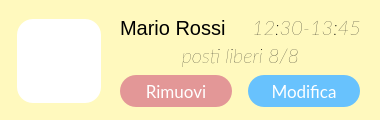
  <widget class="QWidget" name="widget_2" native="true">
   <property name="geometry">
    <rect>
     <x>50</x>
     <y>480</y>
     <width>380</width>
     <height>120</height>
    </rect>
   </property>
   <property name="minimumSize">
    <size>
     <width>100</width>
     <height>120</height>
    </size>
   </property>
   <property name="maximumSize">
    <size>
     <width>16777215</width>
     <height>120</height>
    </size>
   </property>
   <property name="styleSheet">
    <string notr="true">border-radius: 22px;
background-color:#fff9be;
border-width:0px;</string>
   </property>
   <widget class="QPushButton" name="pushButton_3">
    <property name="geometry">
     <rect>
      <x>120</x>
      <y>75</y>
      <width>112</width>
      <height>32</height>
     </rect>
    </property>
    <property name="font">
     <font>
      <family>Lato</family>
      <pointsize>13</pointsize>
      <weight>50</weight>
      <italic>false</italic>
      <bold>false</bold>
     </font>
    </property>
    <property name="cursor">
     <cursorShape>PointingHandCursor</cursorShape>
    </property>
    <property name="autoFillBackground">
     <bool>false</bool>
    </property>
    <property name="styleSheet">
     <string notr="true">QPushButton{
 background-color:#e39797;
 border-style: solid;
 border-radius:16px;
color: rgb(255, 255, 255);
	font: 13pt &quot;Lato&quot;;
}

QPushButton::hover{


	border-color : rgb(15, 138, 204);
	color: white;
border-width:0;
}

QPushButton::pressed{
	border-color:#e39797;
	border-width:2;
	background-color : white;
	color:rgb(104, 194, 253);
}
</string>
    </property>
    <property name="text">
     <string>Rimuovi</string>
    </property>
   </widget>
   <widget class="QLabel" name="immagineLabel_18">
    <property name="geometry">
     <rect>
      <x>17</x>
      <y>19</y>
      <width>84</width>
      <height>84</height>
     </rect>
    </property>
    <property name="sizePolicy">
     <sizepolicy hsizetype="MinimumExpanding" vsizetype="MinimumExpanding">
      <horstretch>0</horstretch>
      <verstretch>0</verstretch>
     </sizepolicy>
    </property>
    <property name="minimumSize">
     <size>
      <width>84</width>
      <height>84</height>
     </size>
    </property>
    <property name="maximumSize">
     <size>
      <width>84</width>
      <height>84</height>
     </size>
    </property>
    <property name="styleSheet">
     <string notr="true">border-radius: 16px;
background-color: rgba(255, 255, 255, 255);</string>
    </property>
    <property name="text">
     <string/>
    </property>
    <property name="pixmap">
     <pixmap resource="res/res.qrc">:/icons/theater_comedy_FILL1_wght500_GRAD200_opsz48_risultato.png</pixmap>
    </property>
    <property name="scaledContents">
     <bool>true</bool>
    </property>
    <property name="alignment">
     <set>Qt::AlignCenter</set>
    </property>
    <property name="margin">
     <number>10</number>
    </property>
    <property name="indent">
     <number>10</number>
    </property>
   </widget>
   <widget class="QLabel" name="titoloLabel_5">
    <property name="geometry">
     <rect>
      <x>120</x>
      <y>12</y>
      <width>251</width>
      <height>31</height>
     </rect>
    </property>
    <property name="styleSheet">
     <string notr="true">font-size: 20px;
text-align: left;
background-color: rgba(255, 255, 255,0);
</string>
    </property>
    <property name="text">
     <string>Mario Rossi</string>
    </property>
    <property name="alignment">
     <set>Qt::AlignLeading|Qt::AlignLeft|Qt::AlignVCenter</set>
    </property>
   </widget>
   <widget class="QLabel" name="titoloLabel_6">
    <property name="geometry">
     <rect>
      <x>230</x>
      <y>12</y>
      <width>131</width>
      <height>31</height>
     </rect>
    </property>
    <property name="font">
     <font>
      <family>Lato</family>
      <pointsize>14</pointsize>
      <weight>3</weight>
      <italic>true</italic>
      <bold>false</bold>
     </font>
    </property>
    <property name="styleSheet">
     <string notr="true">font-size: 20px;
text-align: left;
background-color: rgba(255, 255, 255,0);
font: 25 italic 14pt &quot;Lato&quot;;	</string>
    </property>
    <property name="text">
     <string>12:30-13:45</string>
    </property>
    <property name="alignment">
     <set>Qt::AlignRight|Qt::AlignTrailing|Qt::AlignVCenter</set>
    </property>
   </widget>
   <widget class="QLabel" name="titoloLabel_7">
    <property name="geometry">
     <rect>
      <x>120</x>
      <y>40</y>
      <width>241</width>
      <height>31</height>
     </rect>
    </property>
    <property name="font">
     <font>
      <family>Lato</family>
      <pointsize>14</pointsize>
      <weight>3</weight>
      <italic>true</italic>
      <bold>false</bold>
     </font>
    </property>
    <property name="styleSheet">
     <string notr="true">font-size: 20px;
text-align: left;
background-color: rgba(255, 255, 255,0);
font: 25 italic 14pt &quot;Lato&quot;;	</string>
    </property>
    <property name="text">
     <string>posti liberi 8/8</string>
    </property>
    <property name="alignment">
     <set>Qt::AlignCenter</set>
    </property>
   </widget>
   <widget class="QPushButton" name="pushButton_4">
    <property name="geometry">
     <rect>
      <x>248</x>
      <y>75</y>
      <width>112</width>
      <height>32</height>
     </rect>
    </property>
    <property name="font">
     <font>
      <family>Lato</family>
      <pointsize>13</pointsize>
      <weight>50</weight>
      <italic>false</italic>
      <bold>false</bold>
     </font>
    </property>
    <property name="cursor">
     <cursorShape>PointingHandCursor</cursorShape>
    </property>
    <property name="autoFillBackground">
     <bool>false</bool>
    </property>
    <property name="styleSheet">
     <string notr="true">QPushButton{
 background-color:rgb(104, 194, 253);
 border-style: solid;
 border-radius:16px;
color: rgb(255, 255, 255);
	font: 13pt &quot;Lato&quot;;
}

QPushButton::hover{


	border-color : rgb(15, 138, 204);
	color: white;
border-width:0;
}

QPushButton::pressed{
	border-color:rgb(104, 194, 253);
	border-width:2;
	background-color : white;
	color:rgb(104, 194, 253);
}
</string>
    </property>
    <property name="text">
     <string>Modifica</string>
    </property>
   </widget>
  </widget>
